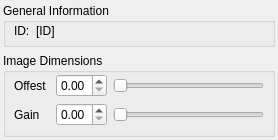
<?xml version="1.0" encoding="UTF-8"?>
<ui version="4.0">
 <class>DockWidgetQCam</class>
 <widget class="QWidget" name="DockWidgetQCam">
  <property name="geometry">
   <rect>
    <x>0</x>
    <y>0</y>
    <width>278</width>
    <height>123</height>
   </rect>
  </property>
  <property name="windowTitle">
   <string>Form</string>
  </property>
  <layout class="QVBoxLayout" name="verticalLayout_2">
   <property name="leftMargin">
    <number>3</number>
   </property>
   <property name="topMargin">
    <number>3</number>
   </property>
   <property name="rightMargin">
    <number>3</number>
   </property>
   <property name="bottomMargin">
    <number>3</number>
   </property>
   <item>
    <widget class="QGroupBox" name="groupBox">
     <property name="sizePolicy">
      <sizepolicy hsizetype="Preferred" vsizetype="Minimum">
       <horstretch>0</horstretch>
       <verstretch>0</verstretch>
      </sizepolicy>
     </property>
     <property name="title">
      <string>General Information</string>
     </property>
     <layout class="QGridLayout" name="gridLayout">
      <property name="leftMargin">
       <number>8</number>
      </property>
      <property name="topMargin">
       <number>1</number>
      </property>
      <property name="rightMargin">
       <number>8</number>
      </property>
      <property name="bottomMargin">
       <number>6</number>
      </property>
      <item row="0" column="0">
       <widget class="QLabel" name="label_2">
        <property name="text">
         <string>ID:</string>
        </property>
       </widget>
      </item>
      <item row="0" column="1">
       <widget class="QLabel" name="lblID">
        <property name="sizePolicy">
         <sizepolicy hsizetype="Expanding" vsizetype="Preferred">
          <horstretch>0</horstretch>
          <verstretch>0</verstretch>
         </sizepolicy>
        </property>
        <property name="text">
         <string>[ID]</string>
        </property>
       </widget>
      </item>
     </layout>
    </widget>
   </item>
   <item>
    <widget class="QGroupBox" name="groupBox_2">
     <property name="sizePolicy">
      <sizepolicy hsizetype="Preferred" vsizetype="Preferred">
       <horstretch>0</horstretch>
       <verstretch>0</verstretch>
      </sizepolicy>
     </property>
     <property name="title">
      <string>Image Dimensions</string>
     </property>
     <layout class="QGridLayout" name="gridLayout_2">
      <property name="leftMargin">
       <number>8</number>
      </property>
      <property name="topMargin">
       <number>1</number>
      </property>
      <property name="rightMargin">
       <number>8</number>
      </property>
      <property name="bottomMargin">
       <number>8</number>
      </property>
      <item row="0" column="0">
       <widget class="QLabel" name="label_3">
        <property name="text">
         <string>Offest</string>
        </property>
       </widget>
      </item>
      <item row="0" column="1">
       <widget class="QDoubleSpinBox" name="doubleSpinBoxOffset">
        <property name="sizePolicy">
         <sizepolicy hsizetype="Fixed" vsizetype="Fixed">
          <horstretch>0</horstretch>
          <verstretch>0</verstretch>
         </sizepolicy>
        </property>
        <property name="maximum">
         <double>1.000000000000000</double>
        </property>
        <property name="singleStep">
         <double>0.100000000000000</double>
        </property>
       </widget>
      </item>
      <item row="0" column="2">
       <widget class="QSlider" name="horizontalSliderOffset">
        <property name="maximum">
         <number>100</number>
        </property>
        <property name="orientation">
         <enum>Qt::Horizontal</enum>
        </property>
       </widget>
      </item>
      <item row="1" column="0">
       <widget class="QLabel" name="label_5">
        <property name="text">
         <string>Gain   </string>
        </property>
       </widget>
      </item>
      <item row="1" column="1">
       <widget class="QDoubleSpinBox" name="doubleSpinBoxGain">
        <property name="sizePolicy">
         <sizepolicy hsizetype="Fixed" vsizetype="Fixed">
          <horstretch>0</horstretch>
          <verstretch>0</verstretch>
         </sizepolicy>
        </property>
        <property name="maximum">
         <double>1.000000000000000</double>
        </property>
        <property name="singleStep">
         <double>0.100000000000000</double>
        </property>
       </widget>
      </item>
      <item row="1" column="2">
       <widget class="QSlider" name="horizontalSliderGain">
        <property name="orientation">
         <enum>Qt::Horizontal</enum>
        </property>
       </widget>
      </item>
     </layout>
    </widget>
   </item>
   <item>
    <spacer name="verticalSpacer">
     <property name="orientation">
      <enum>Qt::Vertical</enum>
     </property>
     <property name="sizeHint" stdset="0">
      <size>
       <width>20</width>
       <height>40</height>
      </size>
     </property>
    </spacer>
   </item>
  </layout>
 </widget>
 <resources/>
 <connections/>
</ui>
